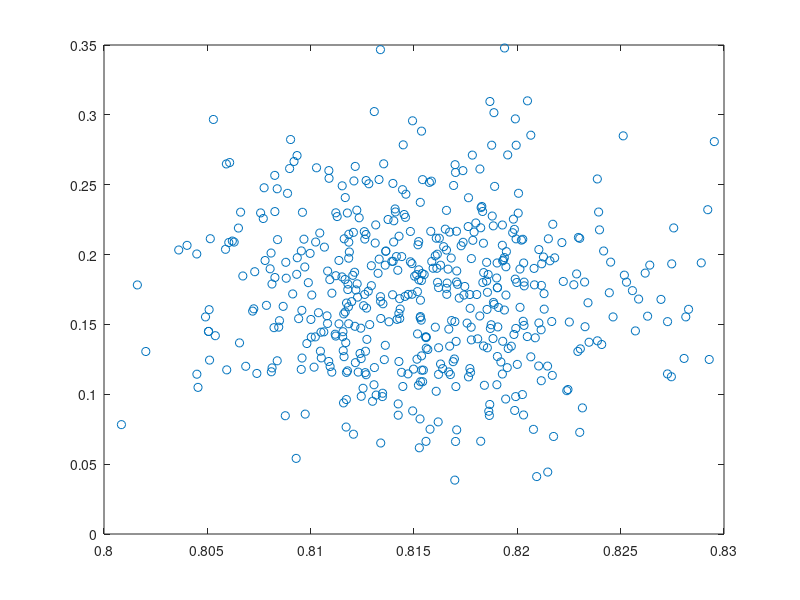

The MATLAB source for this figure: (Note: this script raises an error after producing the figure.)
load testdata datax xy

figure;
plot(datax(:,1),datax(:,2),'o')
hold on
error_ellipse(cov(datax),mean(datax),'conf',0.95);
plot(xy(1),xy(2),'*r');



plot(0.8182,0.066,'*');

%%

% this should return FALSE
i_95pct_error_ellipse(datax,xy,0.95)

% this should return TRUE
i_95pct_error_ellipse(datax,mean(datax),0.95)

% this should return TRUE
i_95pct_error_ellipse(datax,[0.8182 0.066],0.95)

